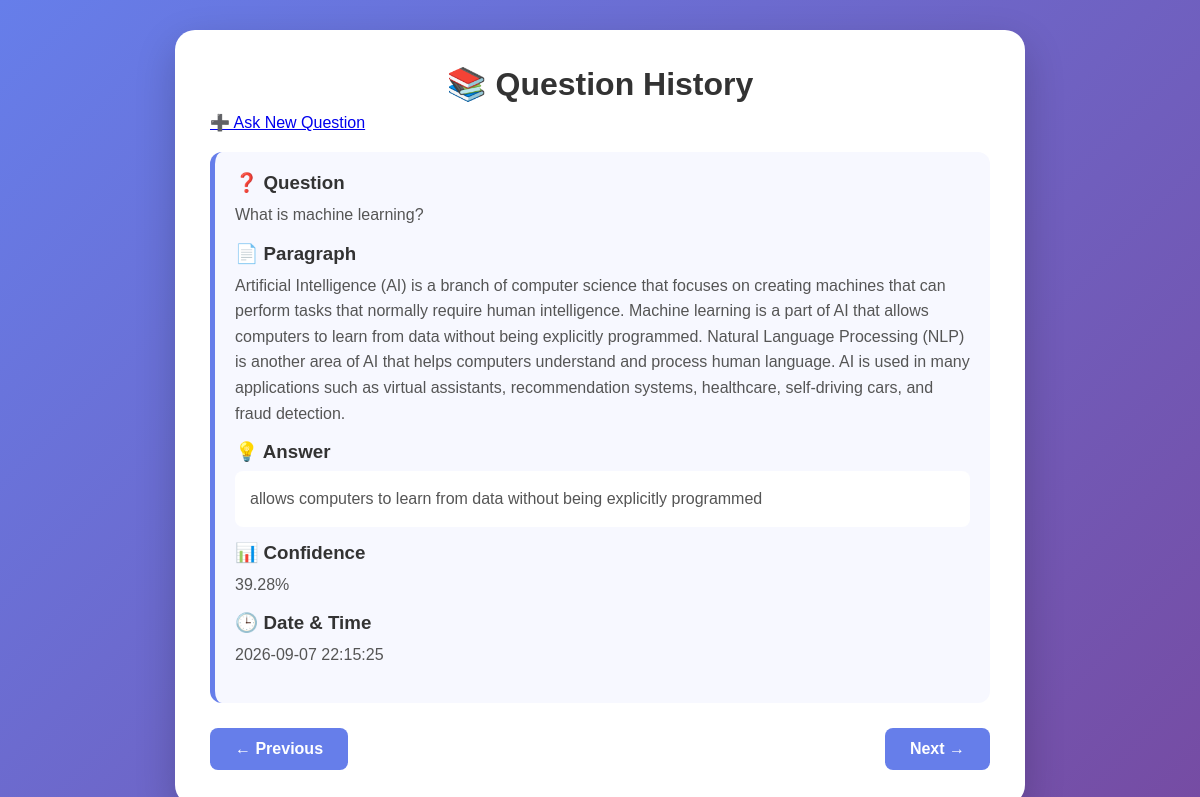
The page /history/4 on the database its author committed.
### tables this page shows
CREATE TABLE history (
            id INTEGER PRIMARY KEY AUTOINCREMENT,
            paragraph TEXT NOT NULL,
            question TEXT NOT NULL,
            answer TEXT NOT NULL,
            confidence REAL,
            date_time TEXT
        );

### app.py (the view)
@app.route("/history/<int:question_id>")
def view_question(question_id):
    conn = sqlite3.connect("qa_history.db")
    conn.row_factory = sqlite3.Row
    cursor = conn.cursor()
    cursor.execute("""
        SELECT * FROM history
        WHERE id = ?
    """, (question_id,))
    question_data = cursor.fetchone()
    cursor.execute("""
        SELECT id FROM history
        WHERE id < ?
        ORDER BY id DESC
        LIMIT 1
    """, (question_id,))
    previous = cursor.fetchone()
    cursor.execute("""
        SELECT id FROM history
        WHERE id > ?
        ORDER BY id ASC
        LIMIT 1
    """, (question_id,))
    next_question = cursor.fetchone()
    conn.close()
    if question_data is None:
        return redirect(url_for("history"))
    return render_template(
        "history.html",
        question_data=question_data,
        previous=previous,
        next_question=next_question
    )

### templates/history.html (shortened to what this page needs)
<!DOCTYPE html>
<html lang="en">
<head>
    <link rel="stylesheet"
          href="{{ url_for('static', filename='style.css') }}">
</head>
<body>
<div class="container">
    <h1>📚 Question History</h1>
    <a href="/" class="history-button">
        ➕ Ask New Question
    </a>
    {% if question_data %}
        <div class="history-item">
            <h3>❓ Question</h3>
            <p>
                {{ question_data["question"] }}
            </p>
            <h3>📄 Paragraph</h3>
            <p>
                {{ question_data["paragraph"] }}
            </p>
            <h3>💡 Answer</h3>
            <p class="answer-text">
                {{ question_data["answer"] }}
            </p>
            <h3>📊 Confidence</h3>
            <p>
                {{ question_data["confidence"] }}%
            </p>
            <h3>🕒 Date & Time</h3>
            <p>
                {{ question_data["date_time"] }}
            </p>
        </div>
        <div class="navigation">
            {% if previous %}
                <a href="{{ url_for('view_question', question_id=previous['id']) }}"
                   class="nav-button">
                    ← Previous
                </a>
            {% else %}
                <button class="nav-button disabled"
                        disabled>
                    ← Previous
                </button>
            {% endif %}
            {% if next_question %}
                <a href="{{ url_for('view_question', question_id=next_question['id']) }}"
                   class="nav-button">
                    Next →
                </a>
            {% else %}
                <button class="nav-button disabled"
                        disabled>
                    Next →
                </button>
            {% endif %}
        </div>
    {% endif %}
</div>
</body>
</html>

### static/style.css (style rules this page uses)
* { margin: 0; padding: 0; box-sizing: border-box; }
body { font-family: Arial, sans-serif; background: linear-gradient( 135deg, #667eea, #764ba2 ); min-height: 100vh; display: flex; justify-content: center; align-items: center; padding: 30px; }
.container { width: 100%; max-width: 850px; background: white; padding: 35px; border-radius: 20px; box-shadow: 0 15px 40px rgba(0, 0, 0, 0.2); }
h1 { text-align: center; color: #333; margin-bottom: 10px; }
.history-item { background: #f7f8ff; padding: 20px; margin-top: 20px; border-radius: 12px; border-left: 5px solid #667eea; }
.history-item h3 { margin-bottom: 8px; color: #333; }
.history-item p { margin-bottom: 15px; line-height: 1.6; color: #555; }
.answer-text { background: white; padding: 15px; border-radius: 8px; }
.navigation { display: flex; justify-content: space-between; margin-top: 25px; gap: 20px; }
.nav-button { display: inline-block; padding: 12px 25px; background: #667eea; color: white; text-decoration: none; border: none; border-radius: 8px; font-size: 16px; font-weight: bold; cursor: pointer; }

### rows shown on the page
history: question "What is machine learning?", paragraph "Artificial Intelligence (AI) is a branch of computer science that focuses on creating machines that can perform tasks that normally require human intelligence. Machine learning is a part of AI that allows computers to learn from data without being explicitly programmed. Natural Language Processing (NLP) is another area of AI that helps computers understand and process human language. AI is used in many applications such as virtual assistants, recommendation systems, healthcare, self-driving cars, and fraud detection.", answer "allows computers to learn from data without being explicitly programmed", confidence "39.28", date_time "2026-09-07 22:15:25"
